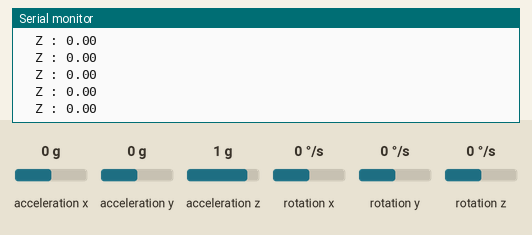
Bench run of a sketch on a simulated ESP8266 (NodeMCU). Shown: the last lines printed to the serial monitor. The test bench sets the inputs (shaded band); at power-on: rotation z 0 °/s, acceleration x 0 g, acceleration y 0 g, acceleration z 1 g, rotation x 0 °/s, rotation y 0 °/s. WiFi joins after 1.5 s; servers stay silent unless stated; random numbers use the default seed unless the sketch sets one; no MQTT or app messages arrive unless stated.

Above: at 4.7 s.
4.8 s: rotation z set to -192 °/s
At 5.8 s:
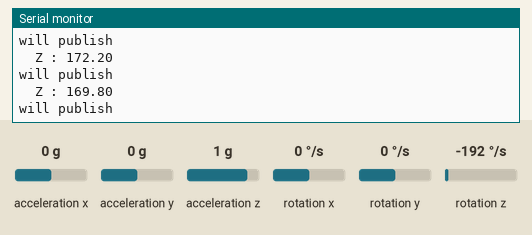
6.4 s: rotation z set to -100 °/s
At 6.9 s:
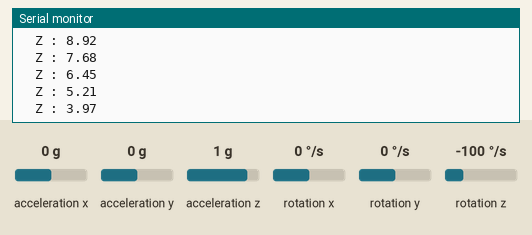
Timing chart, 0 to 9.4 s (numbered marks = the images above; inputs shaded):
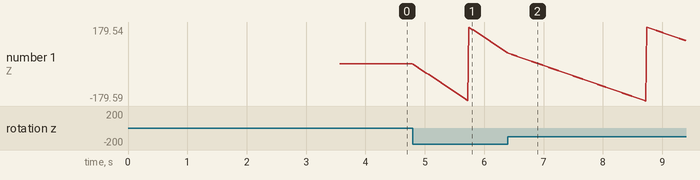

Measured:
- after the input at 4.8 s, the serial monitor: prints a new line at once (image 1)
- plotted number 1: 0 → 54.6 after the input at 4.8 s

The sketch:

subscriber_fixed.ino
```cpp
#include <ESP8266WiFi.h>
#include <PubSubClient.h>
#include <ArduinoJson.h>
#include "Wire.h"
#include <MPU6050_light.h>
#define MAX_MSG_LEN (128)

const char* ssid = "RoboWifi";
const char* password = "73333449";
const char *serverHostname = "192.168.1.23";
// const IPAddress serverIPAddress(192, 168, 1, 3);
const char *topic = "raspberry/imu";
const char* mqtt_username = "sumobot";
const char* mqtt_password = "sumobot";
MPU6050 mpu(Wire);
unsigned long timer = 0;
unsigned long timer2 = 0;
WiFiClient espClient;
PubSubClient client(espClient);
double raw_angle = 0;
double angle = 0;

StaticJsonDocument<60> jsonBuffer;

void setup() {

  Wire.begin();
  // Configure serial port for debugging
  Serial.begin(115200);


  // Initialise wifi connection - this will wait until connected
  connectWifi();
  // connect to MQTT server
  client.setServer(serverHostname, 1883);

  while (!client.connected()) {
    Serial.println("Connecting to MQTT Broker!");
    if (client.connect("ESPIMU", mqtt_username, mqtt_password)) {
      Serial.println("Connected");
    }

    else {
      Serial.println("Failed to connect");
      Serial.println(client.state());
      delay(200);
    }

  }
   byte status = mpu.begin();
  Serial.print(F("MPU6050 status: "));
  Serial.println(status);
  while(status!=0){ } // stop everything if could not connect to MPU6050

  Serial.println(F("Calculating offsets, do not move MPU6050"));
  delay(1000);
   mpu.upsideDownMounting = true; // uncomment this line if the MPU6050 is mounted upside-down
  mpu.calcOffsets(); // gyro and accelero
  Serial.println("Done!\n");
}

double process_angle(double angle){
  if (angle > 180){
    while(angle > 180){
      angle -= 360;
    }
  } else if (angle < -180){
    while(angle < -180){
      angle += 360;
    }
  }
  return angle;
}

void loop() {
  client.loop();
   mpu.update();
  if((millis()-timer)>10){ // print data every 10ms
  raw_angle = mpu.getAngleZ();
  angle = process_angle(raw_angle);
  Serial.print("\tZ : ");
  Serial.println(angle);
  if((angle > 20 || angle < -20)){
    Serial.println("will publish");
    if(angle > 20){
      //1 for cw, 2 for anticw
      client.publish("raspberry/imu", "1");
    } else {
      client.publish("raspberry/imu", "2");
    }
    timer2 = millis();
    }
   else {
    client.publish("raspberry/imu", "0");
   }
   timer = millis();
  }
}

void connectWifi() {
  delay(10);
  // Connecting to a WiFi network
  Serial.print("\nConnecting to ");
  Serial.println(ssid);
  WiFi.begin(ssid, password);
  while (WiFi.status() != WL_CONNECTED) {
    delay(250);
    Serial.print(".");
  }
  Serial.println("");
  Serial.print("WiFi connected on IP address ");
  Serial.println(WiFi.localIP());
}

void connectMQTT() {
  // Wait until we're connected
  while (!client.connect(serverHostname, mqtt_username, mqtt_password)) {
    // Create a random client ID
    String clientId = "ESP8266-";
    clientId += String(random(0xffff), HEX);
    Serial.printf("MQTT connecting as client %s...\n", clientId.c_str());
    // Attempt to connect
    if (client.connect(clientId.c_str(), mqtt_username, mqtt_password)) {
      client.subscribe(topic);
    } else {
      Serial.println("MQTT failed, state");
      // Wait before retrying
      delay(2500);
    }
  }
}
```
